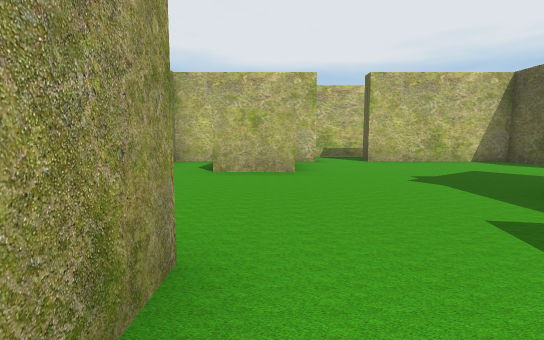
[1] (above)

24 first-person views from a walk through a Unity game level. The camera is 1.3 m above the floor, tilts 6° down and sees 85° across. The floor is counted in squares, 2 m on a side. Each view is taken from the middle of a square. On the plan, view 1 faces up. The plan holds only what a view shows up to about 9 squares ahead; the rest is blank. The place goes on beyond the plan. The player character is not drawn.

[2]
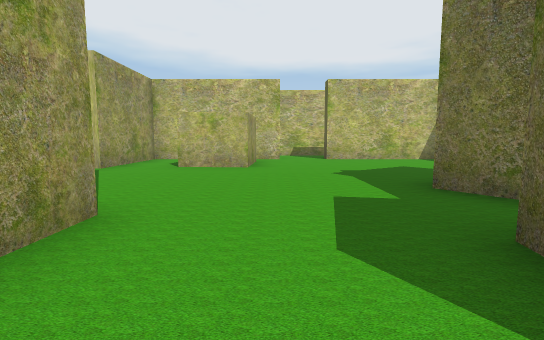

[3]
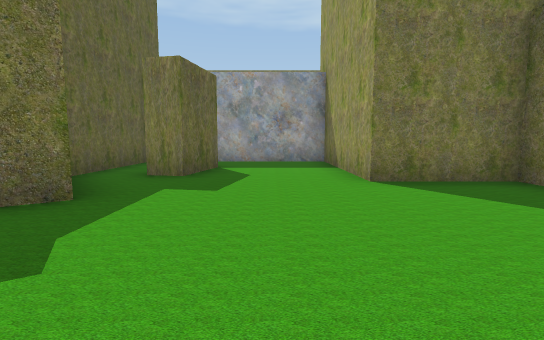

[4]
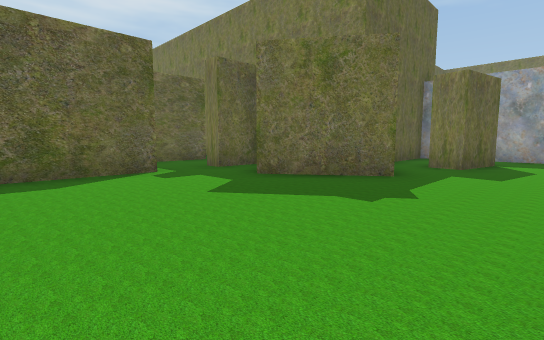

[5]
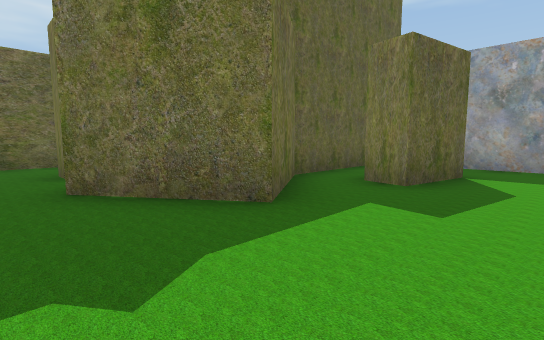

[6]
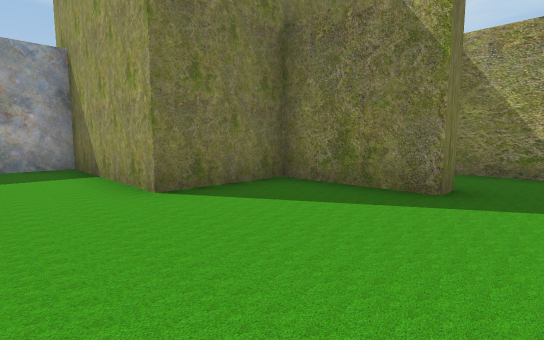

[7]
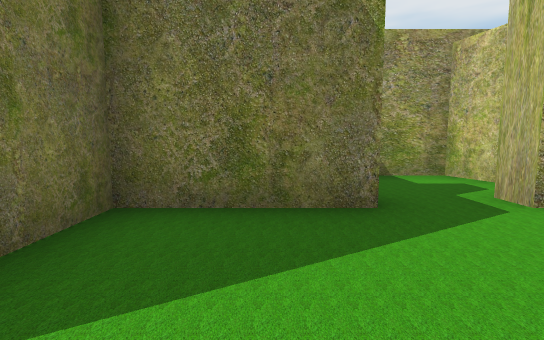

[8]
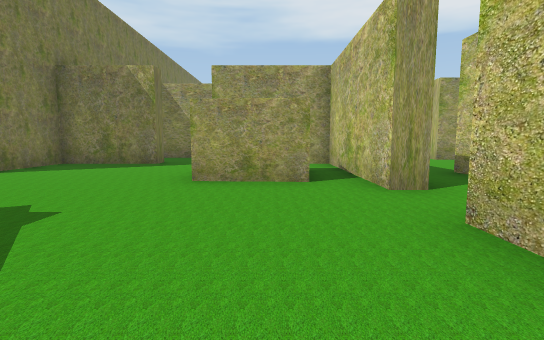

[9]
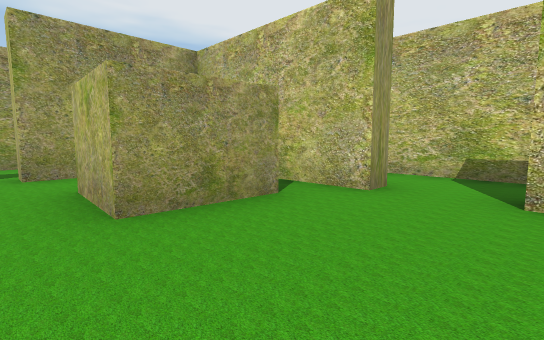

[10]
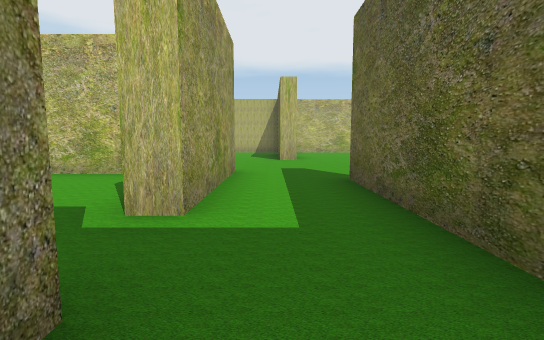

[11]
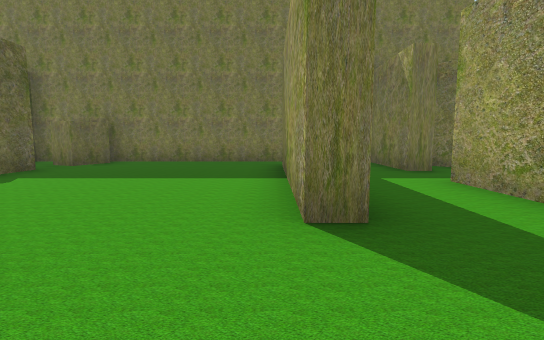

[12]
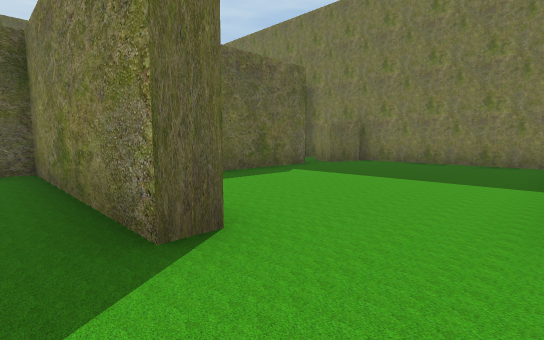

[13]
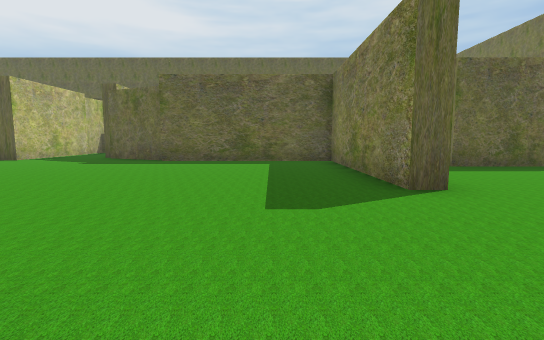

[14]
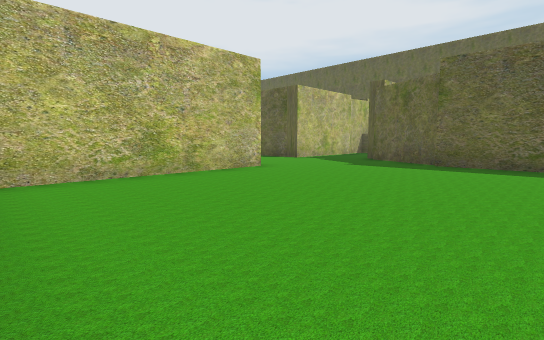

[15]
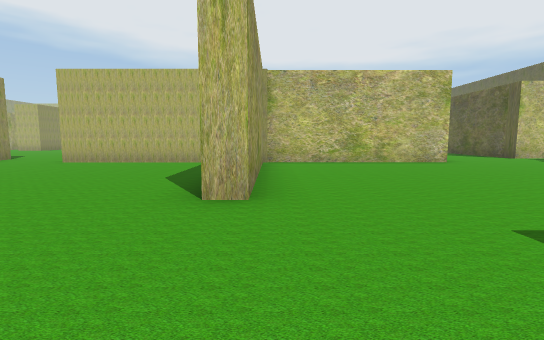

[16]
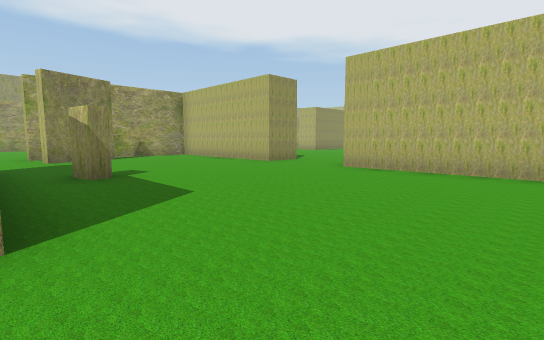

[17]
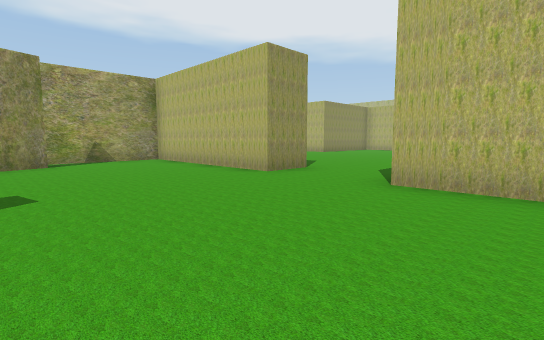

[18]
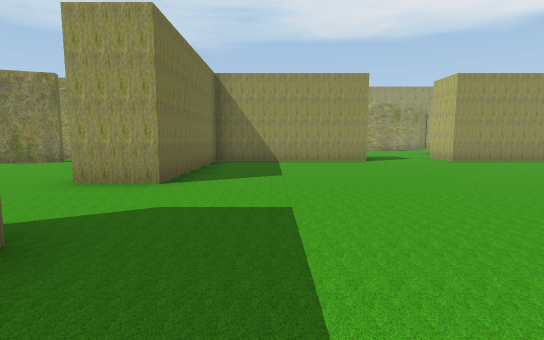

[19]
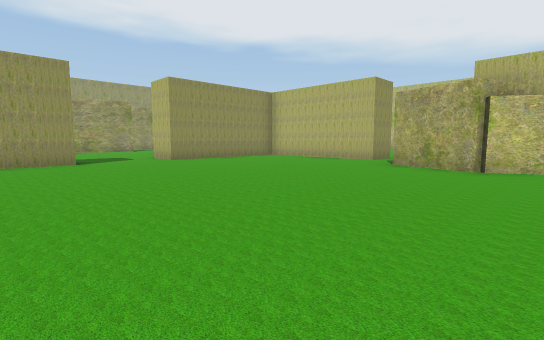

[20]
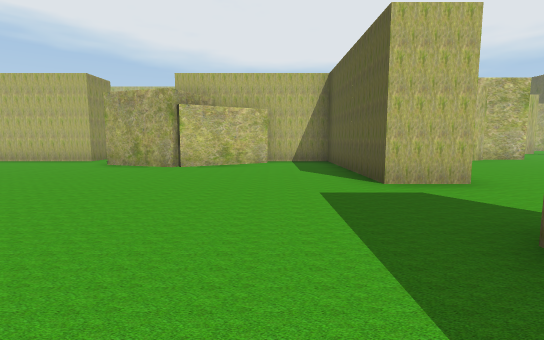

[21]
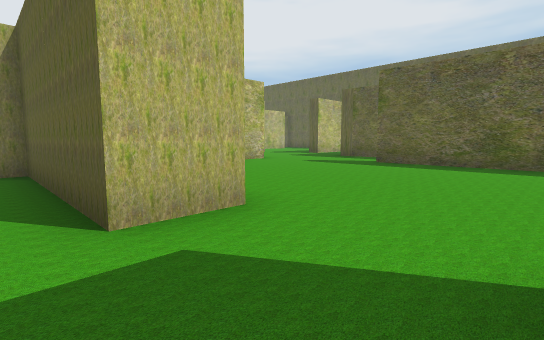

[22]
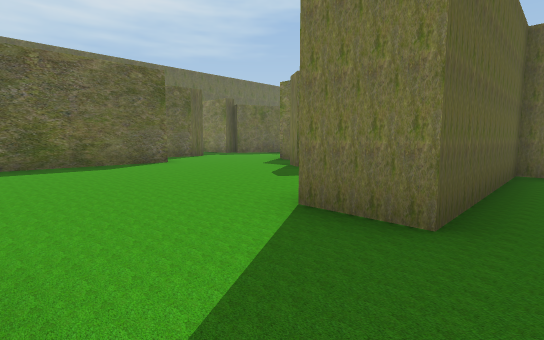

[23]
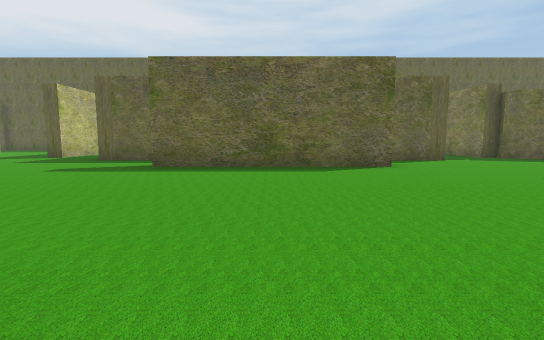

[24]
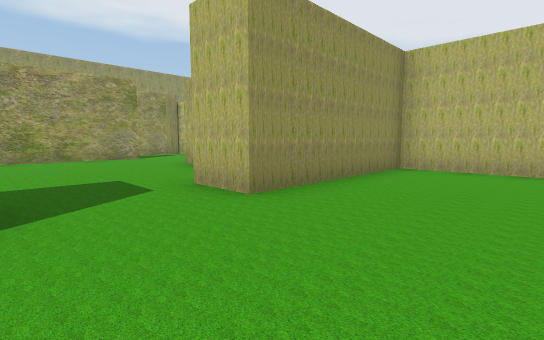

### Floor plan
Key: @ floor where view 1 was taken; # wall or solid block; x gap in a wall; . floor; O other object.
Columns run from 11 left of view 1 to 18 right of it. Each row starts with its distance up from view 1.
 30        OOOOO.   OOOO   #.....
 29        O.....####..O  ......#
 28        O......##...O  ......#
 27   .#   O...........O .......
 26 #.....OO...........O......#
 25 #.........................#
 24 #.........................#
 23 #.........................#
 22        O...........O......#
 21        O...........O .......
 20        O......... .O  ......#
 19        O........  .O   #....#
 18        OOOOO...O  OOO### ....
 17        OOOOO...OOOOO.........
 16       #............#.........#
 15       #............#........##
 14       #.#..........#........#
 13       #.#..........#........#
 12        .....................#
 11         ...#### ............#
 10           .....   ..........#
  9         #####.#####....######
  8         #.........#......
  7      ##x#. #......#.#......
  6      #..#.##......#.#.....#
  5      #..............#.....#
  4      #..........#...#.....x
  3         #......####.#.....O.
  2         #......## #  .....O.
  1         ###.....#    ########
  0           #@..#.#
 -1           #... .#
 -2           #... .#
 -3           #####

Where each view was taken, in squares from view 1:
view 1: 0 up, 0 right, facing up
view 2: 1 down, 1 right, facing up
view 3: 6 up, 1 right, facing down
view 4: 8 up, 1 right, facing down-right
view 5: 5 up, 1 right, facing down-right
view 6: 5 up, 1 right, facing down-left
view 7: 3 up, 0 right, facing left
view 8: 7 up, 5 right, facing left
view 9: 5 up, 3 right, facing up-left
view 10: 3 up, 8 right, facing up
view 11: 10 up, 10 right, facing down
view 12: 10 up, 10 right, facing down-right
view 13: 11 up, 8 right, facing right
view 14: 12 up, 9 right, facing up-right
view 15: 9 up, 9 right, facing up
view 16: 11 up, 7 right, facing up-left
view 17: 13 up, 5 right, facing up-left
view 18: 20 up, 5 right, facing left
view 19: 21 up, 5 right, facing up-left
view 20: 21 up, 6 right, facing up
view 21: 23 up, 7 right, facing up-right
view 22: 25 up, 7 right, facing down-right
view 23: 24 up, 8 right, facing right
view 24: 23 up, 1 left, facing up-left
